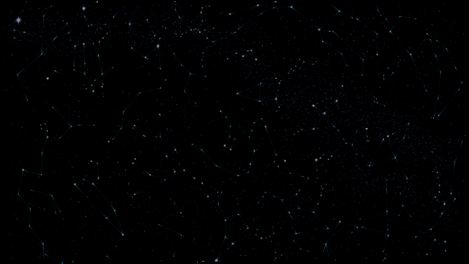
%> input picture library/formflyt_planet/wallpaper_galaxy.png, 469 x 264 px, shrunk from 960 x 540 before the run
$ octave --eval "bodyplot_moon;"   (GNU Octave 9; MATLAB toolbox functions it lacks are replaced by stand-ins)
%> lines starting %> are read from the running program, lines starting %| are printed output that depends on the picture
%%#######################################################################
% #######################################################################
% ###                                                                 ###
% ###    _____ _____ ____  __  __ _____ _   __  __ _____              ###
% ###   |  ___|  _  | __ \|  \/  |  ___| |  \ \/ /|_   _|             ###
% ###   |  __|| |_| | `/ /| \  / |  __|| |__ \  /   | |               ###
% ###   |_|   |_____|_|\_\|_|\/|_|_|   |____|/_/    |_|               ###
% ###                                                                 ###
% ### Project FORMFLYT: Plotting Planetary Bodies Toolbox             ###
% ### Plotting of the Moon as the central body in the main figure     ###
% ###                                                                 ###
% ### Originally by Ryan Gray (08-09-2004, revised 16-10-2013)        ###
% ### Adapted by Samuel Low (22-12-2020), DSO National Laboratories   ###
% ###                                                                 ###
% #######################################################################
% #######################################################################

function bodyplot_moon()

% Set the plot background colour to black.
space_color = 'k';

% Number of globe panels around the equator deg/panel = 360/npanels
npanels = 180;

% Globe transparency level, 1 = opaque, through 0 = invisible
alpha   = 1;

% Earth texture image handled by imread()
image_file = 'bodyplot_moon.jpg';

% Mean spherical earth parameters
erad = 1737100.0; % Equatorial radius (m)
prad = 1737100.0; % Polar radius (m)

% Create the figure
figure('Color', space_color);

% Set the background wallpaper.
bg = imread('wallpaper_galaxy.png');
%> bg is the input picture: size 264x469x3 uint8; mean R, G, B 1, 1.4, 2
ax1 = axes();
imshow(bg, 'Parent', ax1);
ax2 = axes('Color', 'none');
ax2.XAxis.LineWidth = 2;
ax2.YAxis.LineWidth = 2;
ax2.ZAxis.LineWidth = 2;
set(gca,'DataAspectRatioMode','auto')
set(gca,'Position',[0 0 1 1])

% Turn off the normal axes
hold on;
set(gca, 'NextPlot','add', 'Visible','off');
axis equal;
axis auto;
e2rad = 2 * erad;
axis([-e2rad e2rad -e2rad e2rad -e2rad e2rad]);

% Set initial view
view(0,30);
axis vis3d;

% Disable clipping
ax = gca;
ax.Clipping = 'off';

%% Create wireframe globe
% Create a 3D meshgrid of the sphere points using the ellipsoid function
[x, y, z] = ellipsoid(0, 0, 0, erad, erad, prad, npanels);
globe = surf(x, y, -z, 'FaceColor', 'none', 'EdgeColor', 0.5*[1 1 1]);

% Texture-map the globe
cdata = imread(image_file);
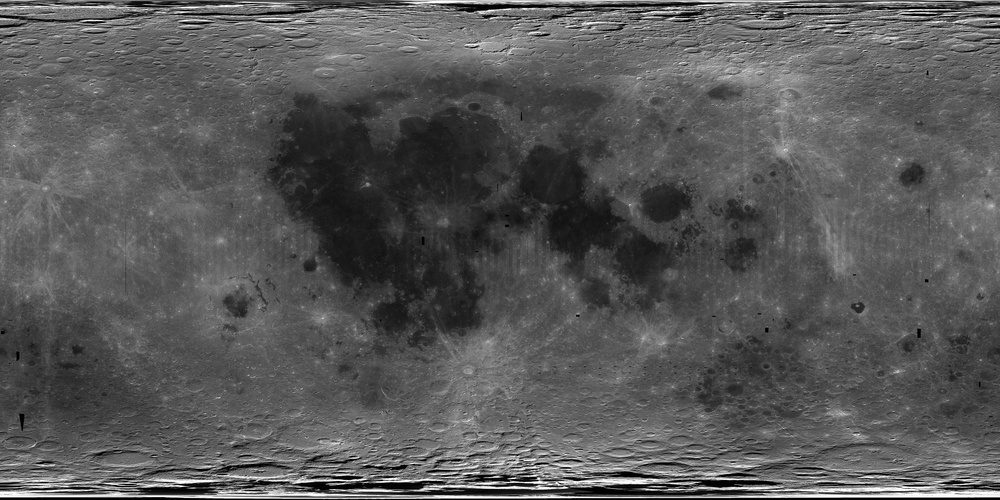
%> input picture library/formflyt_planet/bodyplot_moon.jpg, 1000 x 500 px, shrunk from 2048 x 1024 before the run
%> cdata is the input picture: size 500x1000x3 uint8; min 0, max 255, mean 88.1
%> `bodyplot_moon;`:
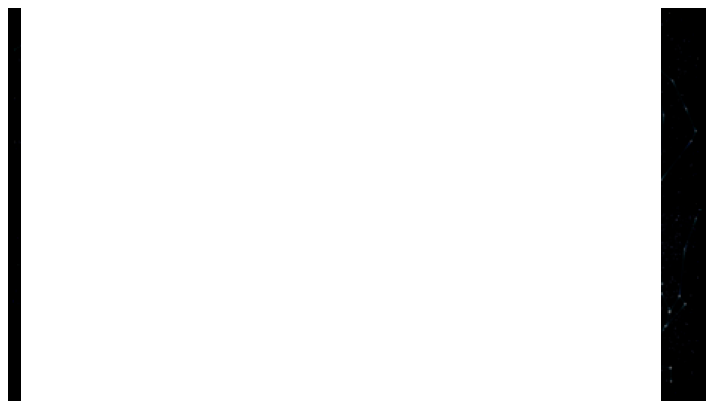
%> figure redrawn from the program's plot data, 2 panels

% Set image as color data (cdata) property, and set face color to
% indicate a texturemap, which Matlab expects to be in cdata.
% Turn off the mesh edges.
set(globe,        ...
    'FaceColor',  ...
    'texturemap', ...
    'CData',      ...
    cdata,        ...
    'FaceAlpha',  ...
    alpha,        ...
    'EdgeColor',  ...
    'none');

end
